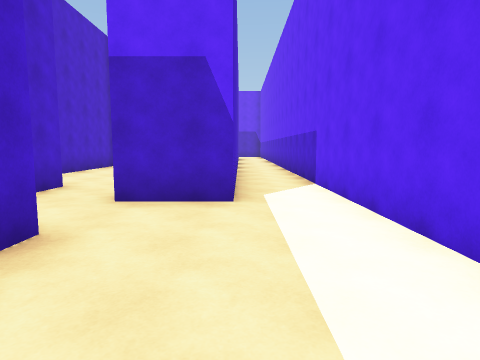
View 1 (above)

20 first-person views from a walk through a scene from a Unity 3-D project. The camera is 1.5 m above the floor, tilts 6° down and sees 75° across. The floor is counted in squares, 2 m on a side. Each view is taken from the middle of a square. On the plan, view 1 faces up. The plan holds only what a view shows up to about 10 squares ahead; the rest is blank. The place goes on beyond the plan. The player character is not drawn.

View 2
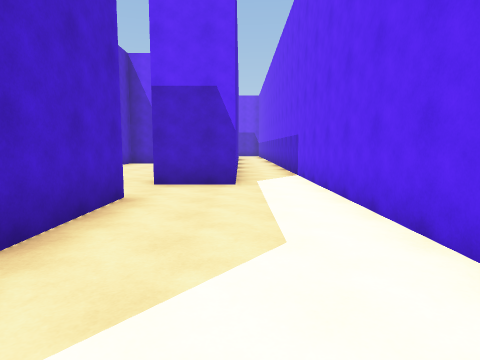

View 3
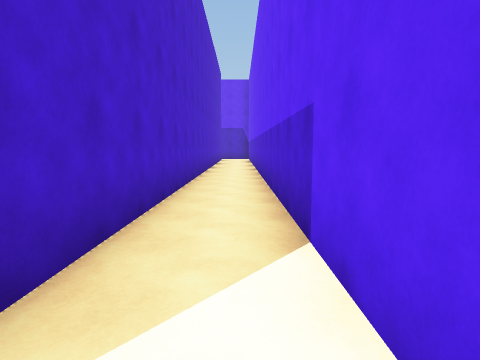

View 4
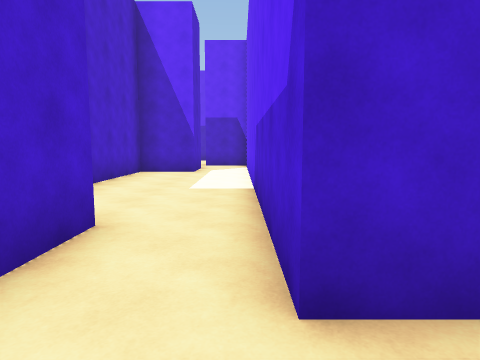

View 5
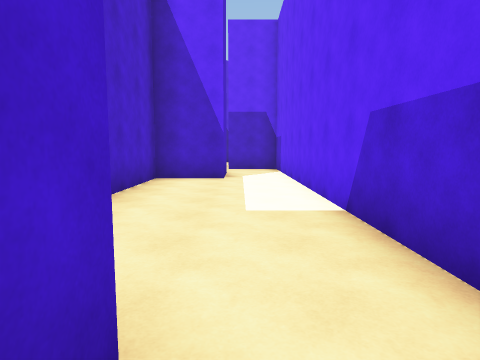

View 6
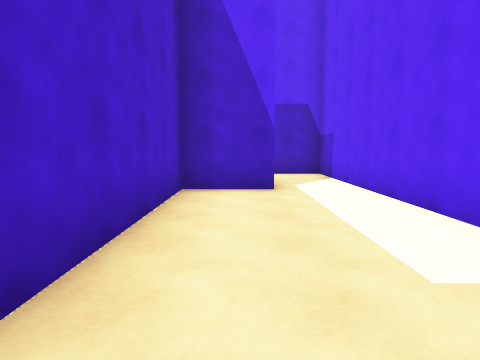

View 7
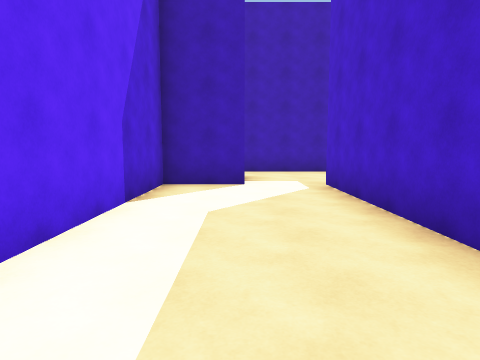

View 8
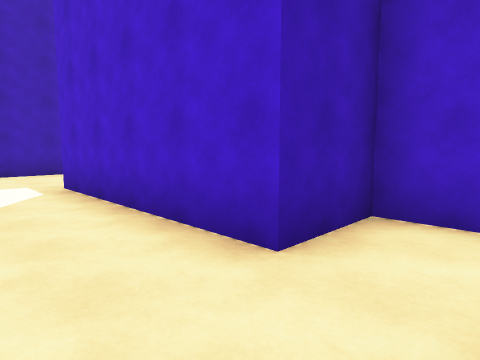

View 9
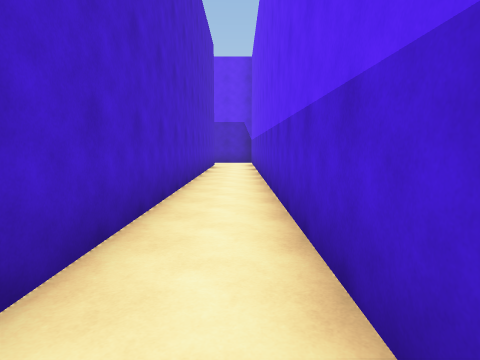

View 10
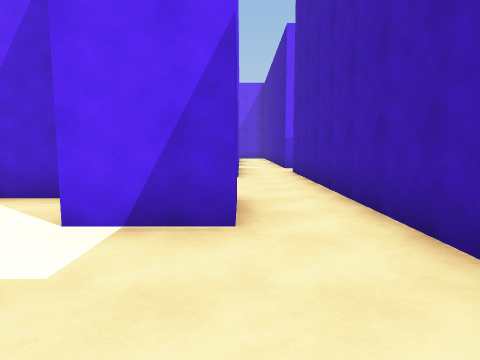

View 11
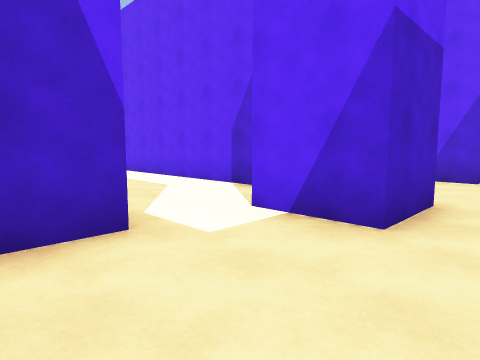

View 12
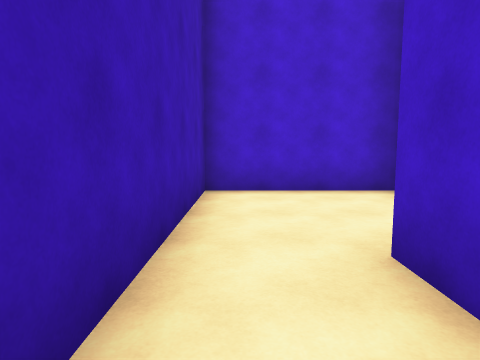

View 13
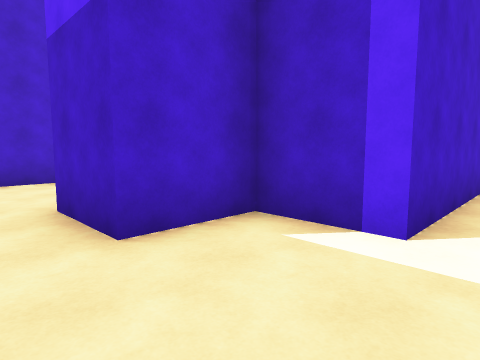

View 14
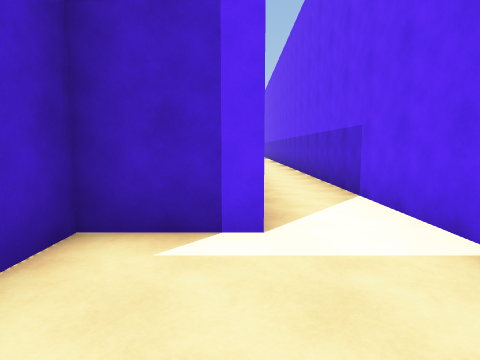

View 15
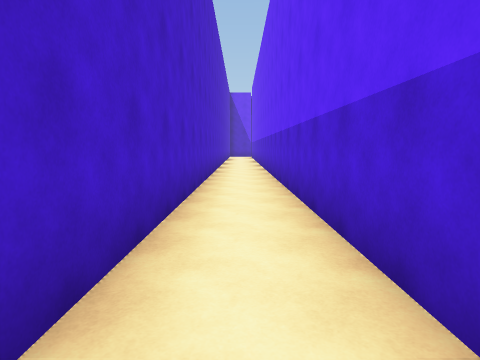

View 16
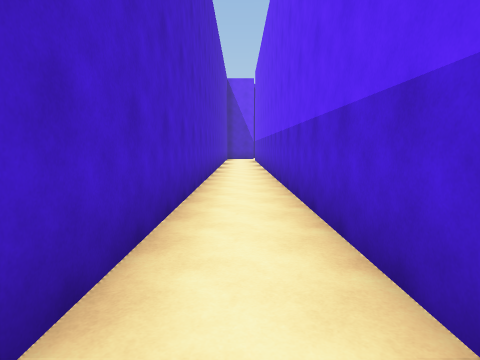

View 17
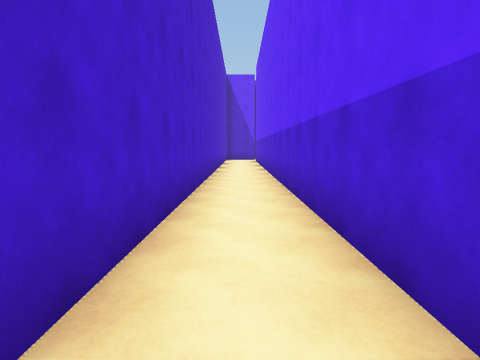

View 18
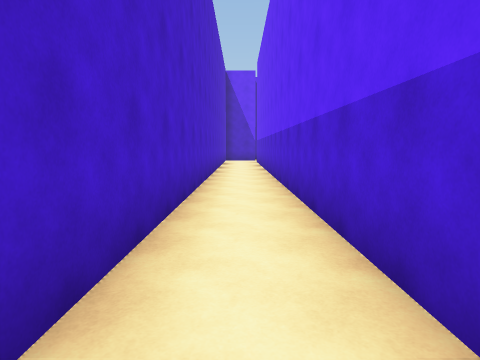

View 19
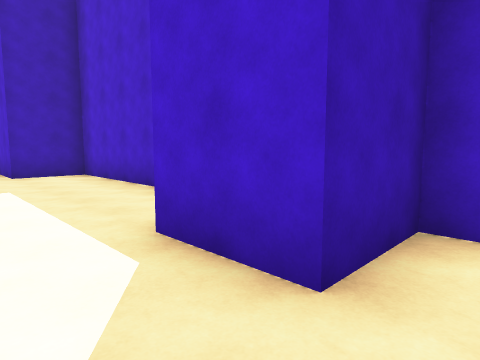

View 20
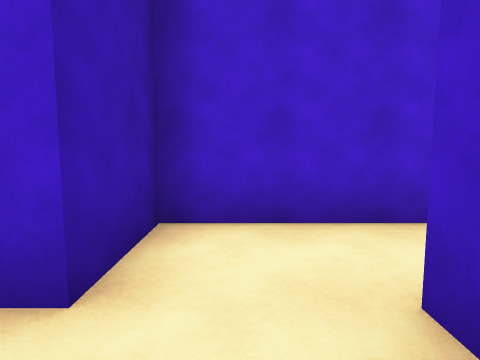

### Floor plan
Ten units are one square. View 1 is at (0, 0); x grows to the right and y downward. Boxes are objects, and circles mark ways between rooms. Rooms are numbered by the first view taken in them; rooms with no view inside come last. Other rooms are left out.
<svg viewBox="-55 -180 115 241">
<path fill="none" stroke="#000" d="M0 -43 -17 -43 -17 -159 -35 -159M-1 23 16 23 16 -174M-50 -169 -50 -142 -34 -142 -34 -125 -50 -125 -50 -60 -34 -60 -34 -26 -17 -26 -17 23M-1 -175 -1 -49M-17 23 -28 23M-1 40 -1 23M-34 22 -34 56 -4 56M49 40 49 -174M-4 56 46 56M32 -174 32 23 16 23 16 40 -1 40"/>
<circle cx="-10" cy="20" r="3" fill="#2a7"/>
<circle cx="0" cy="50" r="3" fill="#2a7"/>
<text x="-20" y="-70">1</text>
<text x="-20" y="40">2</text>
<text x="40" y="-40">3</text>
</svg>
Room 1 opens to room 2. Room 2 opens to room 3.

Where each view was taken, in squares from view 1:
view 1: 0 up, 0 right, facing up
view 2: 2 down, 0 right, facing up
view 3: 4 up, 1 right, facing up
view 4: 3 up, 2 left, facing up
view 5: 5 up, 3 left, facing up
view 6: 7 up, 4 left, facing up
view 7: 4 up, 0 right, facing down
view 8: 4 up, 0 right, facing down-left
view 9: 9 up, 1 right, facing up
view 10: 4 down, 3 left, facing right
view 11: 5 down, 3 left, facing up-right
view 12: 5 down, 2 right, facing left
view 13: 5 down, 4 right, facing up-left
view 14: 5 down, 3 right, facing up
view 15: 1 up, 4 right, facing up
view 16: 6 up, 4 right, facing up
view 17: 7 up, 4 right, facing up
view 18: 8 up, 4 right, facing up
view 19: 15 up, 2 left, facing down-left
view 20: 15 up, 2 left, facing left
